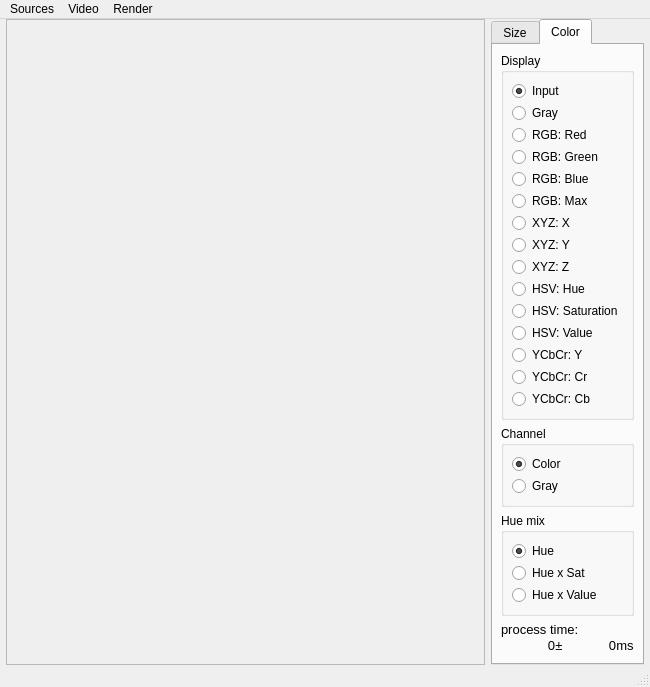
<?xml version="1.0" encoding="UTF-8"?>
<ui version="4.0">
 <class>MainWindow</class>
 <widget class="QMainWindow" name="MainWindow">
  <property name="geometry">
   <rect>
    <x>0</x>
    <y>0</y>
    <width>650</width>
    <height>585</height>
   </rect>
  </property>
  <property name="windowTitle">
   <string>Color spaces</string>
  </property>
  <property name="unifiedTitleAndToolBarOnMac">
   <bool>true</bool>
  </property>
  <widget class="QWidget" name="centralWidget">
   <layout class="QHBoxLayout" name="horizontalLayout">
    <property name="leftMargin">
     <number>6</number>
    </property>
    <property name="topMargin">
     <number>0</number>
    </property>
    <property name="rightMargin">
     <number>6</number>
    </property>
    <property name="bottomMargin">
     <number>0</number>
    </property>
    <item>
     <widget class="QScrollArea" name="scrollArea">
      <property name="sizePolicy">
       <sizepolicy hsizetype="Expanding" vsizetype="Expanding">
        <horstretch>0</horstretch>
        <verstretch>0</verstretch>
       </sizepolicy>
      </property>
      <property name="widgetResizable">
       <bool>true</bool>
      </property>
      <property name="alignment">
       <set>Qt::AlignCenter</set>
      </property>
      <widget class="QcvMatWidget" name="widgetImage">
       <property name="geometry">
        <rect>
         <x>0</x>
         <y>0</y>
         <width>463</width>
         <height>534</height>
        </rect>
       </property>
      </widget>
     </widget>
    </item>
    <item>
     <widget class="QTabWidget" name="tabWidget">
      <property name="sizePolicy">
       <sizepolicy hsizetype="Preferred" vsizetype="Expanding">
        <horstretch>0</horstretch>
        <verstretch>0</verstretch>
       </sizepolicy>
      </property>
      <property name="currentIndex">
       <number>1</number>
      </property>
      <property name="usesScrollButtons">
       <bool>false</bool>
      </property>
      <widget class="QWidget" name="sizeTab">
       <attribute name="title">
        <string>Size</string>
       </attribute>
       <layout class="QVBoxLayout" name="verticalLayout">
        <property name="leftMargin">
         <number>8</number>
        </property>
        <property name="topMargin">
         <number>8</number>
        </property>
        <property name="rightMargin">
         <number>8</number>
        </property>
        <property name="bottomMargin">
         <number>8</number>
        </property>
        <item>
         <widget class="QRadioButton" name="radioButtonOrigSize">
          <property name="text">
           <string>Originale</string>
          </property>
          <property name="checked">
           <bool>true</bool>
          </property>
         </widget>
        </item>
        <item>
         <widget class="QRadioButton" name="radioButtonCustomSize">
          <property name="text">
           <string>Custom</string>
          </property>
         </widget>
        </item>
        <item>
         <widget class="QLabel" name="labelWidth">
          <property name="text">
           <string>Largeur</string>
          </property>
         </widget>
        </item>
        <item>
         <widget class="QSpinBox" name="spinBoxWidth">
          <property name="maximum">
           <number>1600</number>
          </property>
          <property name="singleStep">
           <number>4</number>
          </property>
         </widget>
        </item>
        <item>
         <widget class="QLabel" name="labelHeight">
          <property name="text">
           <string>Hauteur</string>
          </property>
         </widget>
        </item>
        <item>
         <widget class="QSpinBox" name="spinBoxHeight">
          <property name="maximum">
           <number>1200</number>
          </property>
          <property name="singleStep">
           <number>4</number>
          </property>
         </widget>
        </item>
        <item>
         <widget class="QCheckBox" name="checkBoxFlip">
          <property name="text">
           <string>Flip</string>
          </property>
         </widget>
        </item>
        <item>
         <spacer name="verticalSpacer">
          <property name="orientation">
           <enum>Qt::Vertical</enum>
          </property>
          <property name="sizeHint" stdset="0">
           <size>
            <width>20</width>
            <height>228</height>
           </size>
          </property>
         </spacer>
        </item>
       </layout>
      </widget>
      <widget class="QWidget" name="colorTab">
       <attribute name="title">
        <string>Color</string>
       </attribute>
       <layout class="QVBoxLayout" name="verticalLayout_2">
        <property name="leftMargin">
         <number>8</number>
        </property>
        <property name="topMargin">
         <number>8</number>
        </property>
        <property name="rightMargin">
         <number>8</number>
        </property>
        <property name="bottomMargin">
         <number>8</number>
        </property>
        <item>
         <widget class="QGroupBox" name="displayBox">
          <property name="title">
           <string>Display</string>
          </property>
          <layout class="QVBoxLayout" name="verticalLayout_3">
           <property name="spacing">
            <number>2</number>
           </property>
           <property name="leftMargin">
            <number>8</number>
           </property>
           <property name="topMargin">
            <number>8</number>
           </property>
           <property name="rightMargin">
            <number>8</number>
           </property>
           <property name="bottomMargin">
            <number>8</number>
           </property>
           <item>
            <widget class="QRadioButton" name="radioButtonInput">
             <property name="toolTip">
              <string>Input Image (I)</string>
             </property>
             <property name="text">
              <string>Input</string>
             </property>
             <property name="shortcut">
              <string extracomment="I">I</string>
             </property>
             <property name="checked">
              <bool>true</bool>
             </property>
            </widget>
           </item>
           <item>
            <widget class="QRadioButton" name="radioButtonGray">
             <property name="toolTip">
              <string>Grayscale Image (K)</string>
             </property>
             <property name="text">
              <string>Gray</string>
             </property>
             <property name="shortcut">
              <string>K</string>
             </property>
            </widget>
           </item>
           <item>
            <widget class="QRadioButton" name="radioButtonRed">
             <property name="toolTip">
              <string>Red Component (R)</string>
             </property>
             <property name="text">
              <string>RGB: Red</string>
             </property>
             <property name="shortcut">
              <string>R</string>
             </property>
            </widget>
           </item>
           <item>
            <widget class="QRadioButton" name="radioButtonGreen">
             <property name="toolTip">
              <string>Green Component (G)</string>
             </property>
             <property name="text">
              <string>RGB: Green</string>
             </property>
             <property name="shortcut">
              <string>G</string>
             </property>
            </widget>
           </item>
           <item>
            <widget class="QRadioButton" name="radioButtonBlue">
             <property name="toolTip">
              <string>Blue Component (B)</string>
             </property>
             <property name="text">
              <string>RGB: Blue</string>
             </property>
             <property name="shortcut">
              <string>B</string>
             </property>
            </widget>
           </item>
           <item>
            <widget class="QRadioButton" name="radioButtonMaxBGR">
             <property name="toolTip">
              <string>RGB Maximum Image</string>
             </property>
             <property name="text">
              <string>RGB: Max</string>
             </property>
             <property name="shortcut">
              <string>M</string>
             </property>
            </widget>
           </item>
           <item>
            <widget class="QRadioButton" name="radioButtonXYZ_X">
             <property name="toolTip">
              <string>X Component (X)</string>
             </property>
             <property name="text">
              <string>XYZ: X</string>
             </property>
             <property name="shortcut">
              <string>X</string>
             </property>
            </widget>
           </item>
           <item>
            <widget class="QRadioButton" name="radioButtonXYZ_Y">
             <property name="toolTip">
              <string>Y component (W)</string>
             </property>
             <property name="text">
              <string>XYZ: Y</string>
             </property>
             <property name="shortcut">
              <string>W</string>
             </property>
            </widget>
           </item>
           <item>
            <widget class="QRadioButton" name="radioButtonXYZ_Z">
             <property name="toolTip">
              <string>Z Component (Z)</string>
             </property>
             <property name="text">
              <string>XYZ: Z</string>
             </property>
             <property name="shortcut">
              <string>Z</string>
             </property>
            </widget>
           </item>
           <item>
            <widget class="QRadioButton" name="radioButtonHue">
             <property name="toolTip">
              <string>Hue Component (H)</string>
             </property>
             <property name="text">
              <string>HSV: Hue</string>
             </property>
             <property name="shortcut">
              <string>H</string>
             </property>
            </widget>
           </item>
           <item>
            <widget class="QRadioButton" name="radioButtonSaturation">
             <property name="toolTip">
              <string>Saturation Component (S)</string>
             </property>
             <property name="text">
              <string>HSV: Saturation</string>
             </property>
             <property name="shortcut">
              <string>S</string>
             </property>
            </widget>
           </item>
           <item>
            <widget class="QRadioButton" name="radioButtonValue">
             <property name="toolTip">
              <string>Value Component (V)</string>
             </property>
             <property name="text">
              <string>HSV: Value</string>
             </property>
             <property name="shortcut">
              <string>V</string>
             </property>
            </widget>
           </item>
           <item>
            <widget class="QRadioButton" name="radioButtonY">
             <property name="toolTip">
              <string>Y Component (Y)</string>
             </property>
             <property name="text">
              <string>YCbCr: Y</string>
             </property>
             <property name="shortcut">
              <string>Y</string>
             </property>
            </widget>
           </item>
           <item>
            <widget class="QRadioButton" name="radioButtonCr">
             <property name="toolTip">
              <string>Green/Magenta Chrominance (U)</string>
             </property>
             <property name="text">
              <string>YCbCr: Cr</string>
             </property>
             <property name="shortcut">
              <string>U</string>
             </property>
            </widget>
           </item>
           <item>
            <widget class="QRadioButton" name="radioButtonCb">
             <property name="toolTip">
              <string>Blue/Yellow Chrominance (T)</string>
             </property>
             <property name="text">
              <string>YCbCr: Cb</string>
             </property>
             <property name="shortcut">
              <string>T</string>
             </property>
            </widget>
           </item>
          </layout>
         </widget>
        </item>
        <item>
         <widget class="QGroupBox" name="channelBox">
          <property name="title">
           <string>Channel</string>
          </property>
          <layout class="QVBoxLayout" name="verticalLayout_4">
           <property name="spacing">
            <number>2</number>
           </property>
           <property name="leftMargin">
            <number>8</number>
           </property>
           <property name="topMargin">
            <number>8</number>
           </property>
           <property name="rightMargin">
            <number>8</number>
           </property>
           <property name="bottomMargin">
            <number>8</number>
           </property>
           <item>
            <widget class="QRadioButton" name="radioButtonChColor">
             <property name="text">
              <string>Color</string>
             </property>
             <property name="checked">
              <bool>true</bool>
             </property>
            </widget>
           </item>
           <item>
            <widget class="QRadioButton" name="radioButtonChGray">
             <property name="text">
              <string>Gray</string>
             </property>
            </widget>
           </item>
          </layout>
         </widget>
        </item>
        <item>
         <widget class="QGroupBox" name="hueBox">
          <property name="title">
           <string>Hue mix</string>
          </property>
          <layout class="QVBoxLayout" name="verticalLayout_5">
           <property name="spacing">
            <number>2</number>
           </property>
           <property name="leftMargin">
            <number>8</number>
           </property>
           <property name="topMargin">
            <number>8</number>
           </property>
           <property name="rightMargin">
            <number>8</number>
           </property>
           <property name="bottomMargin">
            <number>8</number>
           </property>
           <item>
            <widget class="QRadioButton" name="radioButtonMixHue">
             <property name="text">
              <string>Hue</string>
             </property>
             <property name="checked">
              <bool>true</bool>
             </property>
            </widget>
           </item>
           <item>
            <widget class="QRadioButton" name="radioButtonMixHueSat">
             <property name="text">
              <string>Hue x Sat</string>
             </property>
            </widget>
           </item>
           <item>
            <widget class="QRadioButton" name="radioButtonMixHueVal">
             <property name="text">
              <string>Hue x Value</string>
             </property>
            </widget>
           </item>
          </layout>
         </widget>
        </item>
        <item>
         <layout class="QVBoxLayout" name="processTimeLayout">
          <property name="spacing">
           <number>1</number>
          </property>
          <item>
           <widget class="QLabel" name="labelProcessTime">
            <property name="font">
             <font>
              <pointsize>10</pointsize>
             </font>
            </property>
            <property name="text">
             <string>process time:</string>
            </property>
           </widget>
          </item>
          <item>
           <layout class="QHBoxLayout" name="horizontalLayout_2">
            <property name="spacing">
             <number>0</number>
            </property>
            <item>
             <widget class="QLabel" name="labelProcessTimeValue">
              <property name="sizePolicy">
               <sizepolicy hsizetype="Expanding" vsizetype="Preferred">
                <horstretch>0</horstretch>
                <verstretch>0</verstretch>
               </sizepolicy>
              </property>
              <property name="font">
               <font>
                <pointsize>10</pointsize>
               </font>
              </property>
              <property name="text">
               <string>0</string>
              </property>
              <property name="alignment">
               <set>Qt::AlignRight|Qt::AlignTrailing|Qt::AlignVCenter</set>
              </property>
             </widget>
            </item>
            <item>
             <widget class="QLabel" name="labelPM">
              <property name="sizePolicy">
               <sizepolicy hsizetype="Minimum" vsizetype="Preferred">
                <horstretch>0</horstretch>
                <verstretch>0</verstretch>
               </sizepolicy>
              </property>
              <property name="font">
               <font>
                <pointsize>10</pointsize>
               </font>
              </property>
              <property name="text">
               <string>±</string>
              </property>
              <property name="alignment">
               <set>Qt::AlignCenter</set>
              </property>
             </widget>
            </item>
            <item>
             <widget class="QLabel" name="labelProcessTimeStd">
              <property name="sizePolicy">
               <sizepolicy hsizetype="Expanding" vsizetype="Preferred">
                <horstretch>0</horstretch>
                <verstretch>0</verstretch>
               </sizepolicy>
              </property>
              <property name="font">
               <font>
                <pointsize>10</pointsize>
               </font>
              </property>
              <property name="text">
               <string>0</string>
              </property>
              <property name="alignment">
               <set>Qt::AlignRight|Qt::AlignTrailing|Qt::AlignVCenter</set>
              </property>
             </widget>
            </item>
            <item>
             <widget class="QLabel" name="labelTimeUnit">
              <property name="sizePolicy">
               <sizepolicy hsizetype="Minimum" vsizetype="Preferred">
                <horstretch>0</horstretch>
                <verstretch>0</verstretch>
               </sizepolicy>
              </property>
              <property name="font">
               <font>
                <pointsize>10</pointsize>
               </font>
              </property>
              <property name="text">
               <string>ms</string>
              </property>
              <property name="alignment">
               <set>Qt::AlignCenter</set>
              </property>
             </widget>
            </item>
           </layout>
          </item>
         </layout>
        </item>
        <item>
         <spacer name="verticalSpacer_2">
          <property name="orientation">
           <enum>Qt::Vertical</enum>
          </property>
          <property name="sizeHint" stdset="0">
           <size>
            <width>20</width>
            <height>40</height>
           </size>
          </property>
         </spacer>
        </item>
       </layout>
      </widget>
     </widget>
    </item>
   </layout>
  </widget>
  <widget class="QMenuBar" name="menuBar">
   <property name="geometry">
    <rect>
     <x>0</x>
     <y>0</y>
     <width>650</width>
     <height>22</height>
    </rect>
   </property>
   <widget class="QMenu" name="menuSources">
    <property name="title">
     <string>Sources</string>
    </property>
    <addaction name="actionCamera_0"/>
    <addaction name="actionCamera_1"/>
    <addaction name="actionFile"/>
    <addaction name="separator"/>
    <addaction name="actionQuit"/>
   </widget>
   <widget class="QMenu" name="menuVideo">
    <property name="title">
     <string>Video</string>
    </property>
    <widget class="QMenu" name="menuSize">
     <property name="title">
      <string>taille</string>
     </property>
     <addaction name="actionOriginalSize"/>
     <addaction name="actionConstrainedSize"/>
    </widget>
    <addaction name="actionFlip"/>
    <addaction name="separator"/>
    <addaction name="menuSize"/>
   </widget>
   <widget class="QMenu" name="menuRender">
    <property name="title">
     <string>Render</string>
    </property>
    <addaction name="actionRenderImage"/>
    <addaction name="actionRenderPixmap"/>
    <addaction name="actionRenderOpenGL"/>
   </widget>
   <addaction name="menuSources"/>
   <addaction name="menuVideo"/>
   <addaction name="menuRender"/>
  </widget>
  <widget class="QStatusBar" name="statusBar"/>
  <action name="actionCamera_0">
   <property name="text">
    <string>Camera 0</string>
   </property>
   <property name="toolTip">
    <string>caméra interne</string>
   </property>
   <property name="shortcut">
    <string>Ctrl+Shift+0</string>
   </property>
  </action>
  <action name="actionCamera_1">
   <property name="text">
    <string>Camera 1</string>
   </property>
   <property name="toolTip">
    <string>caméra externe</string>
   </property>
   <property name="shortcut">
    <string>Ctrl+Shift+1</string>
   </property>
  </action>
  <action name="actionFile">
   <property name="text">
    <string>File</string>
   </property>
   <property name="toolTip">
    <string>fichier video</string>
   </property>
   <property name="shortcut">
    <string>Ctrl+O</string>
   </property>
  </action>
  <action name="actionFlip">
   <property name="checkable">
    <bool>true</bool>
   </property>
   <property name="text">
    <string>flip</string>
   </property>
  </action>
  <action name="actionOriginalSize">
   <property name="checkable">
    <bool>true</bool>
   </property>
   <property name="text">
    <string>Originale</string>
   </property>
   <property name="toolTip">
    <string>taille originale</string>
   </property>
  </action>
  <action name="actionConstrainedSize">
   <property name="checkable">
    <bool>true</bool>
   </property>
   <property name="text">
    <string>Custom</string>
   </property>
   <property name="iconText">
    <string>contrainte</string>
   </property>
   <property name="toolTip">
    <string>taille imposée</string>
   </property>
  </action>
  <action name="actionQuit">
   <property name="text">
    <string>Quitter</string>
   </property>
   <property name="toolTip">
    <string>quitter</string>
   </property>
   <property name="shortcut">
    <string>Ctrl+Q</string>
   </property>
  </action>
  <action name="actionRenderImage">
   <property name="checkable">
    <bool>true</bool>
   </property>
   <property name="checked">
    <bool>true</bool>
   </property>
   <property name="text">
    <string>Image</string>
   </property>
  </action>
  <action name="actionRenderPixmap">
   <property name="checkable">
    <bool>true</bool>
   </property>
   <property name="text">
    <string>Pixmap</string>
   </property>
  </action>
  <action name="actionRenderOpenGL">
   <property name="checkable">
    <bool>true</bool>
   </property>
   <property name="text">
    <string>OpenGL</string>
   </property>
  </action>
 </widget>
 <layoutdefault spacing="6" margin="11"/>
 <customwidgets>
  <customwidget>
   <class>QcvMatWidget</class>
   <extends>QWidget</extends>
   <header>QcvMatWidget.h</header>
   <container>1</container>
  </customwidget>
 </customwidgets>
 <tabstops>
  <tabstop>scrollArea</tabstop>
 </tabstops>
 <resources/>
 <connections>
  <connection>
   <sender>radioButtonCustomSize</sender>
   <signal>clicked(bool)</signal>
   <receiver>actionConstrainedSize</receiver>
   <slot>setChecked(bool)</slot>
   <hints>
    <hint type="sourcelabel">
     <x>384</x>
     <y>81</y>
    </hint>
    <hint type="destinationlabel">
     <x>-1</x>
     <y>-1</y>
    </hint>
   </hints>
  </connection>
  <connection>
   <sender>actionConstrainedSize</sender>
   <signal>triggered(bool)</signal>
   <receiver>radioButtonCustomSize</receiver>
   <slot>setChecked(bool)</slot>
   <hints>
    <hint type="sourcelabel">
     <x>-1</x>
     <y>-1</y>
    </hint>
    <hint type="destinationlabel">
     <x>384</x>
     <y>81</y>
    </hint>
   </hints>
  </connection>
  <connection>
   <sender>radioButtonOrigSize</sender>
   <signal>clicked(bool)</signal>
   <receiver>actionOriginalSize</receiver>
   <slot>setChecked(bool)</slot>
   <hints>
    <hint type="sourcelabel">
     <x>384</x>
     <y>62</y>
    </hint>
    <hint type="destinationlabel">
     <x>-1</x>
     <y>-1</y>
    </hint>
   </hints>
  </connection>
  <connection>
   <sender>actionOriginalSize</sender>
   <signal>triggered(bool)</signal>
   <receiver>radioButtonOrigSize</receiver>
   <slot>setChecked(bool)</slot>
   <hints>
    <hint type="sourcelabel">
     <x>-1</x>
     <y>-1</y>
    </hint>
    <hint type="destinationlabel">
     <x>384</x>
     <y>62</y>
    </hint>
   </hints>
  </connection>
  <connection>
   <sender>checkBoxFlip</sender>
   <signal>clicked(bool)</signal>
   <receiver>actionFlip</receiver>
   <slot>setChecked(bool)</slot>
   <hints>
    <hint type="sourcelabel">
     <x>388</x>
     <y>222</y>
    </hint>
    <hint type="destinationlabel">
     <x>-1</x>
     <y>-1</y>
    </hint>
   </hints>
  </connection>
  <connection>
   <sender>actionFlip</sender>
   <signal>triggered(bool)</signal>
   <receiver>checkBoxFlip</receiver>
   <slot>setChecked(bool)</slot>
   <hints>
    <hint type="sourcelabel">
     <x>-1</x>
     <y>-1</y>
    </hint>
    <hint type="destinationlabel">
     <x>388</x>
     <y>222</y>
    </hint>
   </hints>
  </connection>
 </connections>
</ui>
